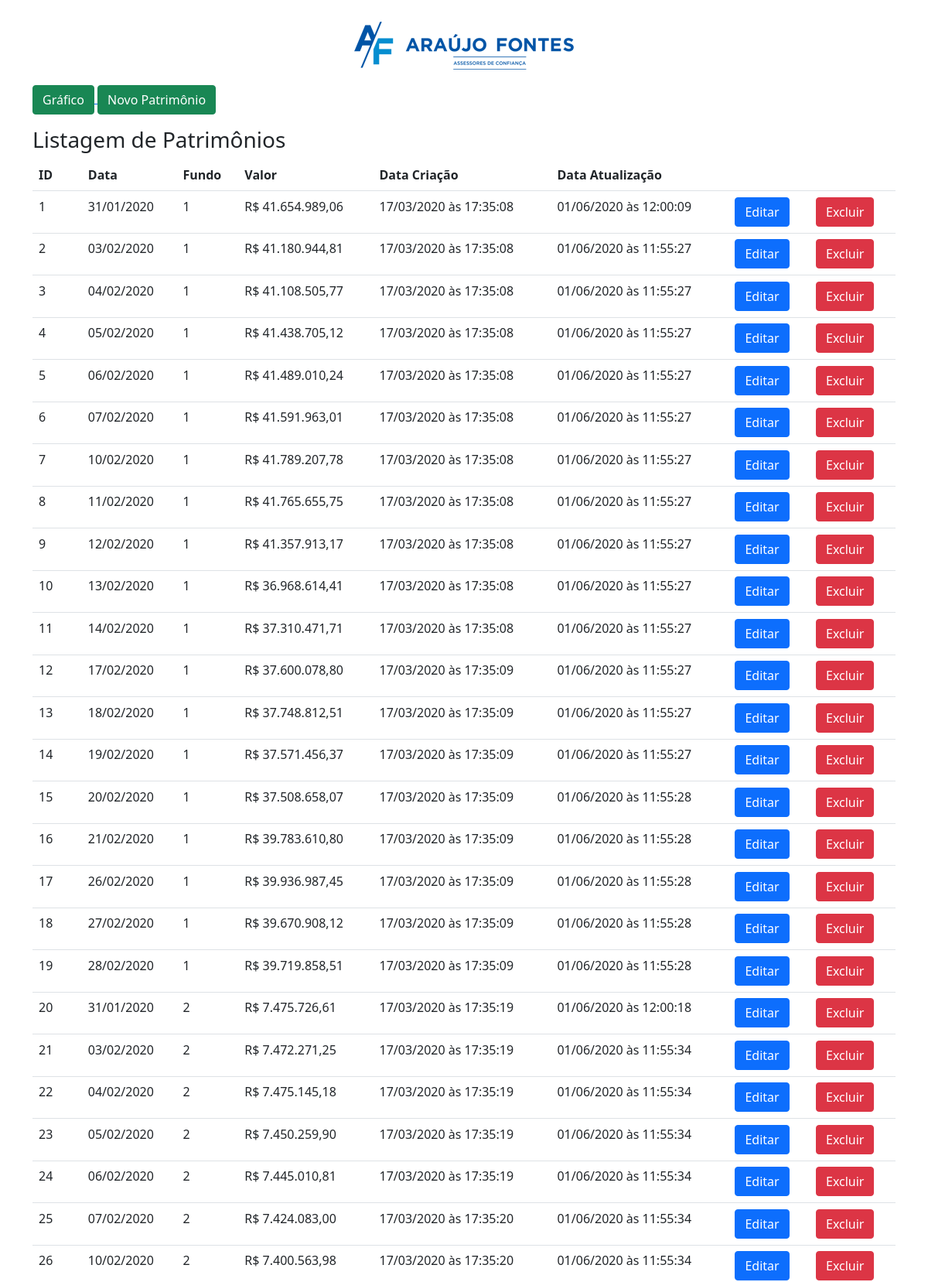
The page / (upper part) on the database its author committed.
### tables this page shows
create table patrimonios(
    id int AUTO_INCREMENT PRIMARY KEY,
    date datetime,
    fundo_id int,
    value double,
    created_at datetime,
    updated_at datetime
);

### index.php (called while the page is built, shortened)
<?php
$patrimonios = Patrimonio::getPatrimonios();
include __DIR__ .'/includes/header.php';
include __DIR__ .'/includes/listagem.php';
include __DIR__ .'/includes/footer.php';

### app/db/Database.php (called while the page is built, shortened)
<?php
class Database
{
    private $table;
    private $connection;
    public function __construct($table = null)
    {
        $this->table = $table;
    }
    private function setConnection()
    {
        try {
            $this->connection = new PDO('mysql:host=' . self::HOST . ';dbname=' . self::NAME, self::USER, self::PASSWORD);;
            $this->connection->setAttribute(PDO::ATTR_ERRMODE, PDO::ERRMODE_EXCEPTION);
        } catch (PDOException $e) {
            die('ERROR: ' . $e->getMessage());
        }
    }
    public function execute($query, $params = [])
    {
        try {
            $statment = $this->connection->prepare($query);
            $statment->execute($params);
            return $statment;
        } catch (PDOException $e) {
            die('ERROR: ' . $e->getMessage());
        }
    }
    public function select($where = null, $order = null, $limit = null, $fields = '*')
    {
        $where = strlen($where) ? 'WHERE ' . $where : '';
        $order = strlen($order) ? 'ORDER BY ' . $order : '';
        $limit = strlen($limit) ? 'LIMIT ' . $limit : '';
        $query = "SELECT " . $fields . " FROM " . $this->table . " " . $where . " " . $order . " " . $limit;
        return $this->execute($query);
    }
}

### app/Entity/patrimonio.php (called while the page is built, shortened)
<?php
class Patrimonio{
    public static function getPatrimonios($where = null, $order = null, $limit = null){
        return (new Database('patrimonios'))->select($where, $order, $limit)->fetchAll(PDO::FETCH_CLASS, self::class);
    }
}

### includes/listagem.php (the view, shortened to what this page needs)
<?php
$resultados = '';
foreach($patrimonios as $patrimonio){
    $dataPatrimonio     = $patrimonio->date         == null ? '' : date('d/m/Y', strtotime($patrimonio->date));
    $dataCriacao        = $patrimonio->created_at   == null ? '' : date('d/m/Y à\s H:i:s', strtotime($patrimonio->created_at));
    $dataAtualizacao    = $patrimonio->updated_at   == null ? '' : date('d/m/Y à\s H:i:s', strtotime($patrimonio->updated_at));
    $resultados .=
    '<tr>
        <td>' .$patrimonio->id.'</td>
        <td>' . $dataPatrimonio .'</td>
        <td>' .$patrimonio->fundo_id.'</td>
        <td> R$ ' . number_format($patrimonio->value,2,",",".") .'</td>
        <td>' . $dataCriacao .'</td>
        <td>' . $dataAtualizacao .'</td>
        <td>
            <a href="editar.php?id='.$patrimonio->id.'">
                <button type="button" class="btn btn-primary">Editar</button>
            </a>
        </td>
        <td>
            <a href="excluir.php?id='.$patrimonio->id.'">
                <button type="button" class="btn btn-danger">Excluir</button>
            </a>
        </td>
    <tr>';
}
?>
<main>
    <section>
    <a href="cadastrar.php">
        <button class="btn btn-success">Gráfico</button>
    </a>
    <a href="cadastrar.php">
        <button class="btn btn-success">Novo Patrimônio</button>
    </a>
    </section>
    <h3 class="mt-3">Listagem de Patrimônios</h3>
    <section>
        <table class="table">
            <tr>
                <th>ID</th>
                <th>Data</th>
                <th>Fundo</th>
                <th>Valor</th>
                <th>Data Criação</th>
                <th>Data Atualização</th>
                <th></th>
                <th></th>
            </tr>
            <?=$resultados?>
        </table>
    </section>
</main>

### includes/header.php (shortened to what this page needs)
<!doctype html>
<html lang="pt-br">
  <head>
    <link href="https://cdn.jsdelivr.net/npm/bootstrap@5.1.3/dist/css/bootstrap.min.css" rel="stylesheet">
    <link rel="stylesheet" href="./app/css/style.css">
  </head>
  <body>
      <div class="imgLogo">
          <img src="./app/img/logo.png" alt="" class="logo">
      </div>
    <div class="container">

### includes/footer.php (shortened to what this page needs)
       </div>
    </body>
</html>

### app/css/style.css (style rules this page uses)
.imgLogo { text-align: center; margin-top: 15px; }

### rows shown on the page
patrimonios: id "1", date "31/01/2020", fundo "1", value "41.654.989,06", created_at "17/03/2020 às 17:35:08", updated_at "01/06/2020 às 12:00:09"
patrimonios: id "2", date "03/02/2020", fundo "1", value "41.180.944,81", created_at "17/03/2020 às 17:35:08", updated_at "01/06/2020 às 11:55:27"
patrimonios: id "3", date "04/02/2020", fundo "1", value "41.108.505,77", created_at "17/03/2020 às 17:35:08", updated_at "01/06/2020 às 11:55:27"
patrimonios: id "4", date "05/02/2020", fundo "1", value "41.438.705,12", created_at "17/03/2020 às 17:35:08", updated_at "01/06/2020 às 11:55:27"
patrimonios: id "5", date "06/02/2020", fundo "1", value "41.489.010,24", created_at "17/03/2020 às 17:35:08", updated_at "01/06/2020 às 11:55:27"
patrimonios: id "6", date "07/02/2020", fundo "1", value "41.591.963,01", created_at "17/03/2020 às 17:35:08", updated_at "01/06/2020 às 11:55:27"
patrimonios: id "7", date "10/02/2020", fundo "1", value "41.789.207,78", created_at "17/03/2020 às 17:35:08", updated_at "01/06/2020 às 11:55:27"
patrimonios: id "8", date "11/02/2020", fundo "1", value "41.765.655,75", created_at "17/03/2020 às 17:35:08", updated_at "01/06/2020 às 11:55:27"
patrimonios: id "9", date "12/02/2020", fundo "1", value "41.357.913,17", created_at "17/03/2020 às 17:35:08", updated_at "01/06/2020 às 11:55:27"
patrimonios: id "10", date "13/02/2020", fundo "1", value "36.968.614,41", created_at "17/03/2020 às 17:35:08", updated_at "01/06/2020 às 11:55:27"
patrimonios: id "11", date "14/02/2020", fundo "1", value "37.310.471,71", created_at "17/03/2020 às 17:35:08", updated_at "01/06/2020 às 11:55:27"
patrimonios: id "12", date "17/02/2020", fundo "1", value "37.600.078,80", created_at "17/03/2020 às 17:35:09", updated_at "01/06/2020 às 11:55:27"
patrimonios: id "13", date "18/02/2020", fundo "1", value "37.748.812,51", created_at "17/03/2020 às 17:35:09", updated_at "01/06/2020 às 11:55:27"
patrimonios: id "14", date "19/02/2020", fundo "1", value "37.571.456,37", created_at "17/03/2020 às 17:35:09", updated_at "01/06/2020 às 11:55:27"
patrimonios: id "15", date "20/02/2020", fundo "1", value "37.508.658,07", created_at "17/03/2020 às 17:35:09", updated_at "01/06/2020 às 11:55:28"
patrimonios: id "16", date "21/02/2020", fundo "1", value "39.783.610,80", created_at "17/03/2020 às 17:35:09", updated_at "01/06/2020 às 11:55:28"
patrimonios: id "17", date "26/02/2020", fundo "1", value "39.936.987,45", created_at "17/03/2020 às 17:35:09", updated_at "01/06/2020 às 11:55:28"
patrimonios: id "18", date "27/02/2020", fundo "1", value "39.670.908,12", created_at "17/03/2020 às 17:35:09", updated_at "01/06/2020 às 11:55:28"
patrimonios: id "19", date "28/02/2020", fundo "1", value "39.719.858,51", created_at "17/03/2020 às 17:35:09", updated_at "01/06/2020 às 11:55:28"
patrimonios: id "20", date "31/01/2020", fundo "2", value "7.475.726,61", created_at "17/03/2020 às 17:35:19", updated_at "01/06/2020 às 12:00:18"
patrimonios: id "21", date "03/02/2020", fundo "2", value "7.472.271,25", created_at "17/03/2020 às 17:35:19", updated_at "01/06/2020 às 11:55:34"
patrimonios: id "22", date "04/02/2020", fundo "2", value "7.475.145,18", created_at "17/03/2020 às 17:35:19", updated_at "01/06/2020 às 11:55:34"
patrimonios: id "23", date "05/02/2020", fundo "2", value "7.450.259,90", created_at "17/03/2020 às 17:35:19", updated_at "01/06/2020 às 11:55:34"
patrimonios: id "24", date "06/02/2020", fundo "2", value "7.445.010,81", created_at "17/03/2020 às 17:35:19", updated_at "01/06/2020 às 11:55:34"
patrimonios: id "25", date "07/02/2020", fundo "2", value "7.424.083,00", created_at "17/03/2020 às 17:35:20", updated_at "01/06/2020 às 11:55:34"
patrimonios: id "26", date "10/02/2020", fundo "2", value "7.400.563,98", created_at "17/03/2020 às 17:35:20", updated_at "01/06/2020 às 11:55:34"
